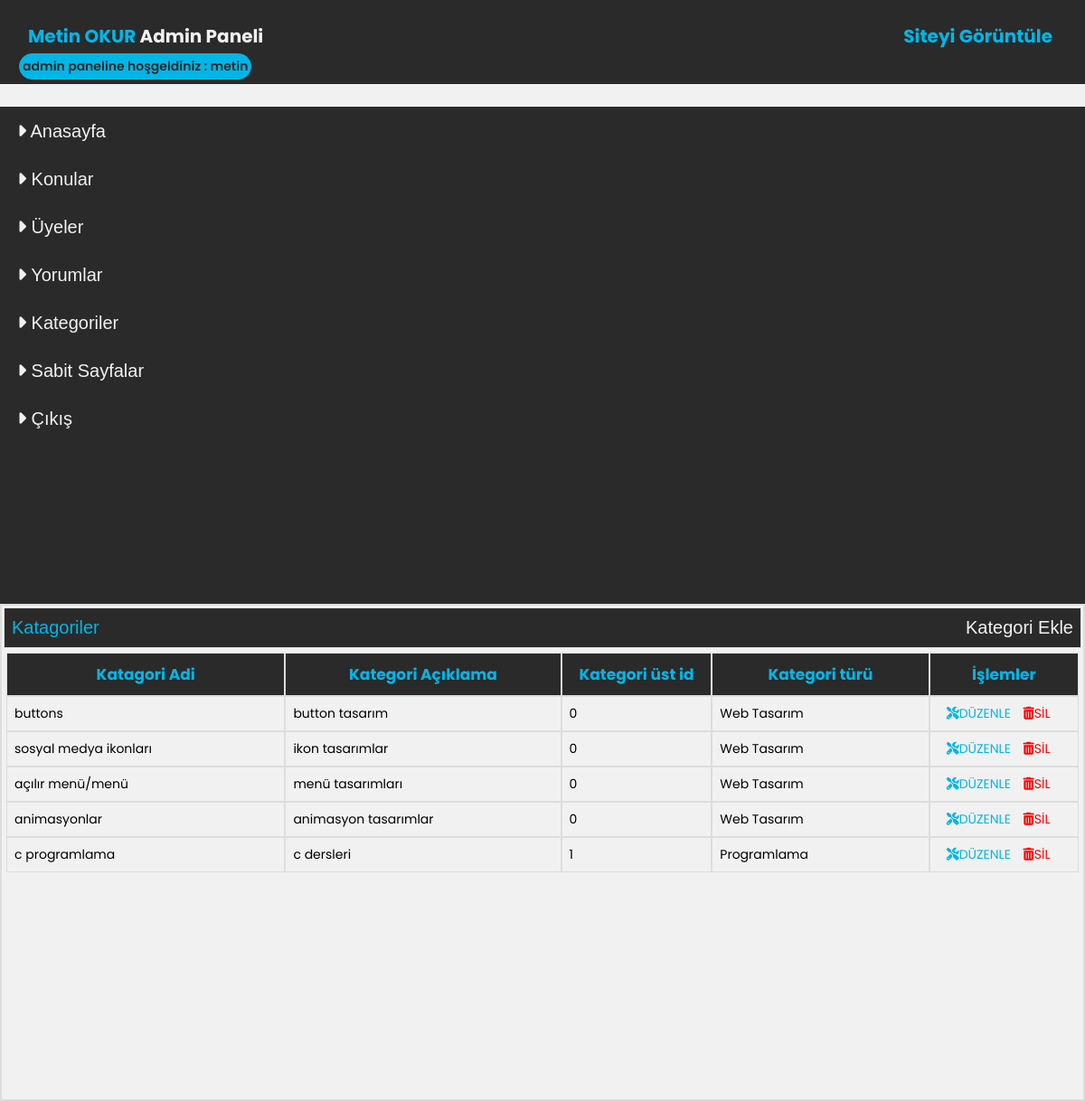
The page /admin/index.php?do=kategoriler2 (signed in) on the database its author committed.
### tables this page shows
CREATE TABLE `katagoriler` (
  `katagori_id` int(11) NOT NULL,
  `katagori_adi` varchar(300) NOT NULL,
  `katagori_aciklama` varchar(200) NOT NULL,
  `katagori_ust_id` int(11) NOT NULL
);

### admin/kategoriler2.php (the view, shortened to what this page needs)
<?php
if (!empty($conn)) {
    $v=$conn->prepare("select * from katagoriler order by katagori_id desc ");
    $v->execute(array());
    $k =$v->fetchAll(PDO::FETCH_ASSOC);
    $m =$v->rowCount();
}
?>
<div class="admin-icerik-sag">
    <h2> Katagoriler <span style="float: right;color: red;"><a href="?do=kategori_ekle2" style="color: #f1f1f1;">Kategori Ekle</a></span> </h2>
    <div class="konular">
        <table cellspacing="0" cellpadding="0" >
            <thead>
            <tr>
                <th width="400px"> Katagori Adi</th>   <th width="400px"> Kategori Açıklama </th>
                <th width="200px"> Kategori üst id </th>  <th width="300px"> Kategori türü </th>
                <th width="200px"> İşlemler</th>
            </tr>
            </thead>
            <?php
            if ($m){
                foreach ($k as $c){
                    ?>
                    <tbody>
                    <tr>
                        <td> <?php echo $c["katagori_adi"]; ?>  </td>   <td> <?php echo $c["katagori_aciklama"]; ?> </td>
                        <td> <?php echo $c["katagori_ust_id"]; ?> </td>
                        <td>
                            <?php
                            if ( $c["katagori_ust_id"]==1){
                                echo 'Programlama';
                            }else{
                                echo 'Web Tasarım';
                            }
                            ?>
                        </td>
                        <td> <span style="margin-left: 10px;"><a href="?do=kategori_duzenle2&id=<?php echo $c["katagori_id"]; ?>" style="color: #00b6e7;" > <i class="fas fa-tools"></i>DÜZENLE</a></span> <span style="margin-left: 10px; "><a onclick="return confirm('kategoriyi silmek istediginize emin misiniz ?')" href="?do=kategori_sil2&id=<?php echo $c["katagori_id"]; ?>" style="color: red;"><i class="fas fa-trash-alt"></i>SİL</a></span>  </td>
                    </tr>
                    </tbody>
                    <?php
                }
            }else{
                echo '<tr><td colspan="5"><div class="arama-hata">Henüz Hiç Kategori Eklenmemiş... </div></td></tr>';
            }
            ?>
        </table>
    </div>
</div>

### admin/admin.css (style rules this page uses)
* { margin: 0; padding: 0; text-decoration: none; list-style: none; box-sizing: border-box ; }
body { margin: 0; padding: 0; text-decoration: none; list-style: none; }
.admin-icerik-sag { float: left; width: 74%; border: 2px solid #dddddd; margin-left: 30px; min-height: 550px; height: auto; }
@media screen and (max-width: 1200px) { .admin-icerik-sag { width: 100%; margin: 0; } }
.admin-icerik-sag h2 { font-size: 20px; font-family: sans-serif; padding: 10px 8px; margin:2px; font-weight: 500; border: 1px solid #e1e1e1; background: #2a2a2a; color: #00b6e7; cursor:pointer; }
.konular { margin: 5px; }
.konular th { border: 1px solid #dddddd; padding: 10px; font-size: 17px; color: #00b6e7; background: #2a2a2a; }
.konular td { border: 1px solid #dddddd; padding: 8px; font-size: 14px; }

### rows shown on the page
katagoriler: katagori_adi "buttons", katagori_aciklama "button tasarım", katagori_ust "0", shows "Web Tasarım"
katagoriler: katagori_adi "sosyal medya ikonları", katagori_aciklama "ikon tasarımlar", katagori_ust "0", shows "Web Tasarım"
katagoriler: katagori_adi "açılır menü/menü", katagori_aciklama "menü tasarımları", katagori_ust "0", shows "Web Tasarım"
katagoriler: katagori_adi "animasyonlar", katagori_aciklama "animasyon tasarımlar", katagori_ust "0", shows "Web Tasarım"
katagoriler: katagori_adi "c programlama", katagori_aciklama "c dersleri", katagori_ust "1", shows "Programlama"

### other values the page prints
$_SESSION["uye"] "metin"
